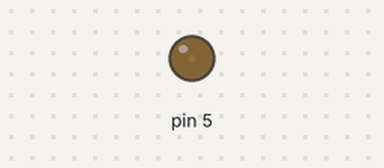
A sketch run on a simulated Arduino Uno, built with avr-gcc and run on an emulated ATmega328P. Shown: output pins drawn as LEDs (lit = HIGH).

Above: at 0.05 s.
At 0.5 s:
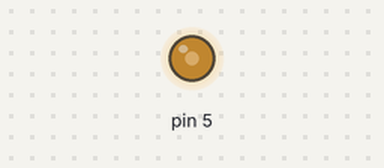
At 1.0 s:
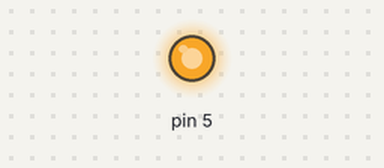
At 1.95 s:
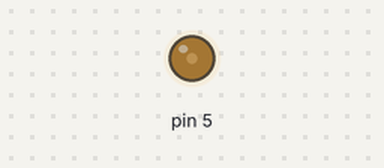
Timing chart, 0 to 5.2 s (numbered marks = the images above):
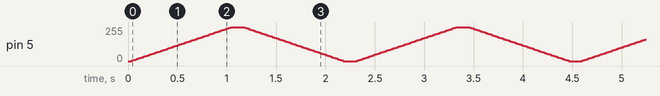

The sketch:

pwm___.ino
```cpp
//pwm ºôÎüµÆ Á¬½ÓD5
#include <MsTimer2.h>
int brightness = 0;
int increment = 5;

void fade() {
	for(brightness=0;brightness<=255;brightness+=increment){
		delay(20);
		analogWrite(5, brightness);
	}
	delay(100);
	for(brightness=255;brightness>=0;brightness-=increment)
	{
		delay(20);
		analogWrite(5, brightness);
	}
	delay(100);
}

void setup()
{

  /* add setup code here */

}

void loop()
{
	fade();
  /* add main program code here */

}
```
